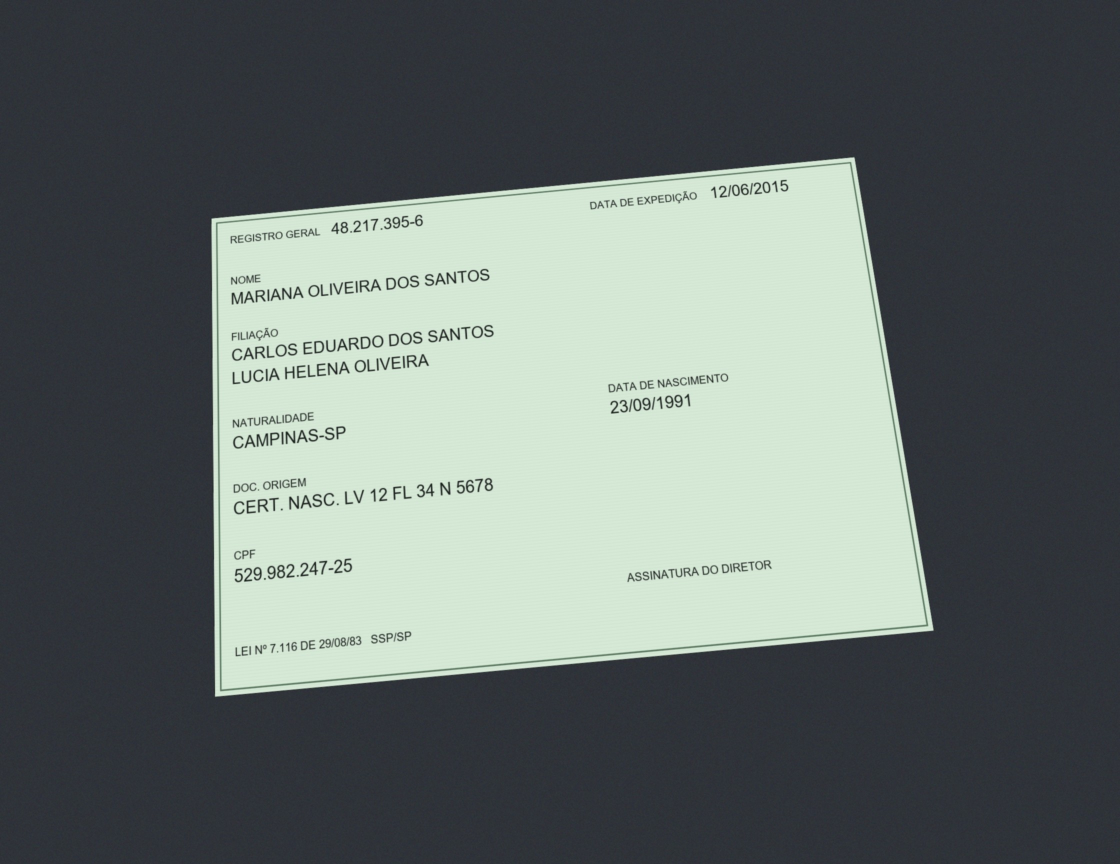
#> input picture apps/web/e2e/fixtures/rg-verso-ficticio.jpg, 2240 x 1728 px (shown at 1/2 size)
$ python -i preprocess.py   (imports and definitions only)
#> lines starting #> are read from the running program, lines starting #| are printed output that depends on the picture; after the words box and inside, x2 and y2 are one past the last pixel; in counts of white or black regions, pixels touching at a corner belong together
#> further down, picture is the input picture: shape (1728, 2240, 3); mean B, G, R 107.4, 109.6, 100.7
import io
from dataclasses import dataclass

import cv2
import numpy as np
from PIL import Image, ImageOps, UnidentifiedImageError
from pillow_heif import register_heif_opener

# [1 line not run here, left out]

OCR_LONG_SIDE = 2000
THUMBNAIL_LONG_SIDE = 480
DETECTION_LONG_SIDE = 800
MINIMUM_DOCUMENT_AREA_RATIO = 0.2
ALLOWED_FORMATS = {"JPEG", "PNG", "WEBP", "HEIF", "HEIC", "MPO"}
FORMAT_NAMES = {"JPEG": "jpeg", "MPO": "jpeg", "PNG": "png", "WEBP": "webp", "HEIF": "heic", "HEIC": "heic"}
DEFAULT_QUALITY = 88


class InvalidImageError(ValueError):
    pass


@dataclass(frozen=True)
class PreparedImage:
    ocr_image: np.ndarray
    original_mime: str
    width: int
    height: int
    document_detected: bool


# [19 lines left out: functions detect_format, load_image, not called in this run]


def order_corners(points: np.ndarray) -> np.ndarray:
    points = points.reshape(4, 2).astype(np.float32)
    sums = points.sum(axis=1)
    differences = np.diff(points, axis=1).ravel()
    return np.array(
        [points[np.argmin(sums)], points[np.argmin(differences)], points[np.argmax(sums)], points[np.argmax(differences)]],
        dtype=np.float32,
    )


def find_document_corners(image_bgr: np.ndarray) -> np.ndarray | None:
    height, width = image_bgr.shape[:2]
#> height = 1728; width = 2240
    scale = DETECTION_LONG_SIDE / max(height, width)
#> scale = 0.357
    small = cv2.resize(image_bgr, None, fx=scale, fy=scale, interpolation=cv2.INTER_AREA) if scale < 1 else image_bgr
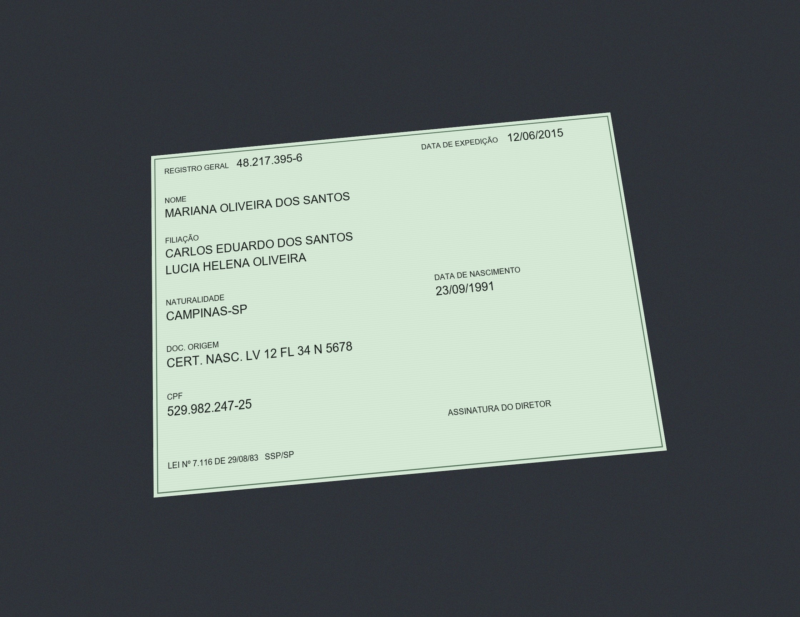
#> small: shape (617, 800, 3); mean B, G, R 107.4, 109.6, 100.7
    scale = min(scale, 1.0)
    gray = cv2.GaussianBlur(cv2.cvtColor(small, cv2.COLOR_BGR2GRAY), (5, 5), 0)
    edges = cv2.dilate(cv2.Canny(gray, 50, 150), np.ones((5, 5), np.uint8), iterations=2)
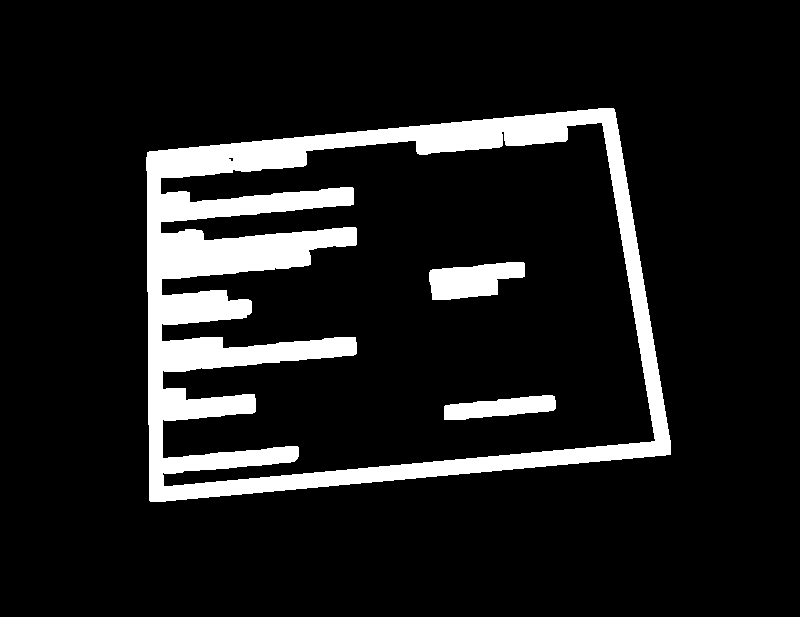
#> edges: shape (617, 800); 11.1% white; 3 white regions
    contours, _ = cv2.findContours(edges, cv2.RETR_EXTERNAL, cv2.CHAIN_APPROX_SIMPLE)
#> contours = 1 contour; box (x1, y1, x2, y2) and area: (146, 108, 671, 502) 173998
    minimum_area = MINIMUM_DOCUMENT_AREA_RATIO * small.shape[0] * small.shape[1]
#> minimum_area = 98720
    for contour in sorted(contours, key=cv2.contourArea, reverse=True)[:5]:
        if cv2.contourArea(contour) < minimum_area:
            break
        approximation = cv2.approxPolyDP(contour, 0.02 * cv2.arcLength(contour, True), True)
        if len(approximation) == 4 and cv2.isContourConvex(approximation):
            return order_corners(approximation) / scale
        if cv2.contourArea(cv2.convexHull(contour)) >= minimum_area:
            return order_corners(cv2.boxPoints(cv2.minAreaRect(contour))) / scale
#> this loop made 1 pass
    return None


# [45 lines left out: functions warp_to_corners, resize_long_side, enhance_contrast, encode, prepare_image, not called in this run]


def encode_processed(image_bgr: np.ndarray, quality: int = DEFAULT_QUALITY) -> bytes:
    return encode(image_bgr, ".jpg", quality)


# [6 lines left out: function compress_original, not called in this run]


def encode_thumbnail(image_bgr: np.ndarray) -> bytes:
    return encode(resize_long_side(image_bgr, THUMBNAIL_LONG_SIDE), ".webp", 82)

>>> import cv2
>>> picture = cv2.imread('../../../web/e2e/fixtures/rg-verso-ficticio.jpg')
>>> result = find_document_corners(picture)
#> result = [[411.6, 425.6], [1719.2, 305.2], [1876, 1271.2], [417.2, 1400]]
